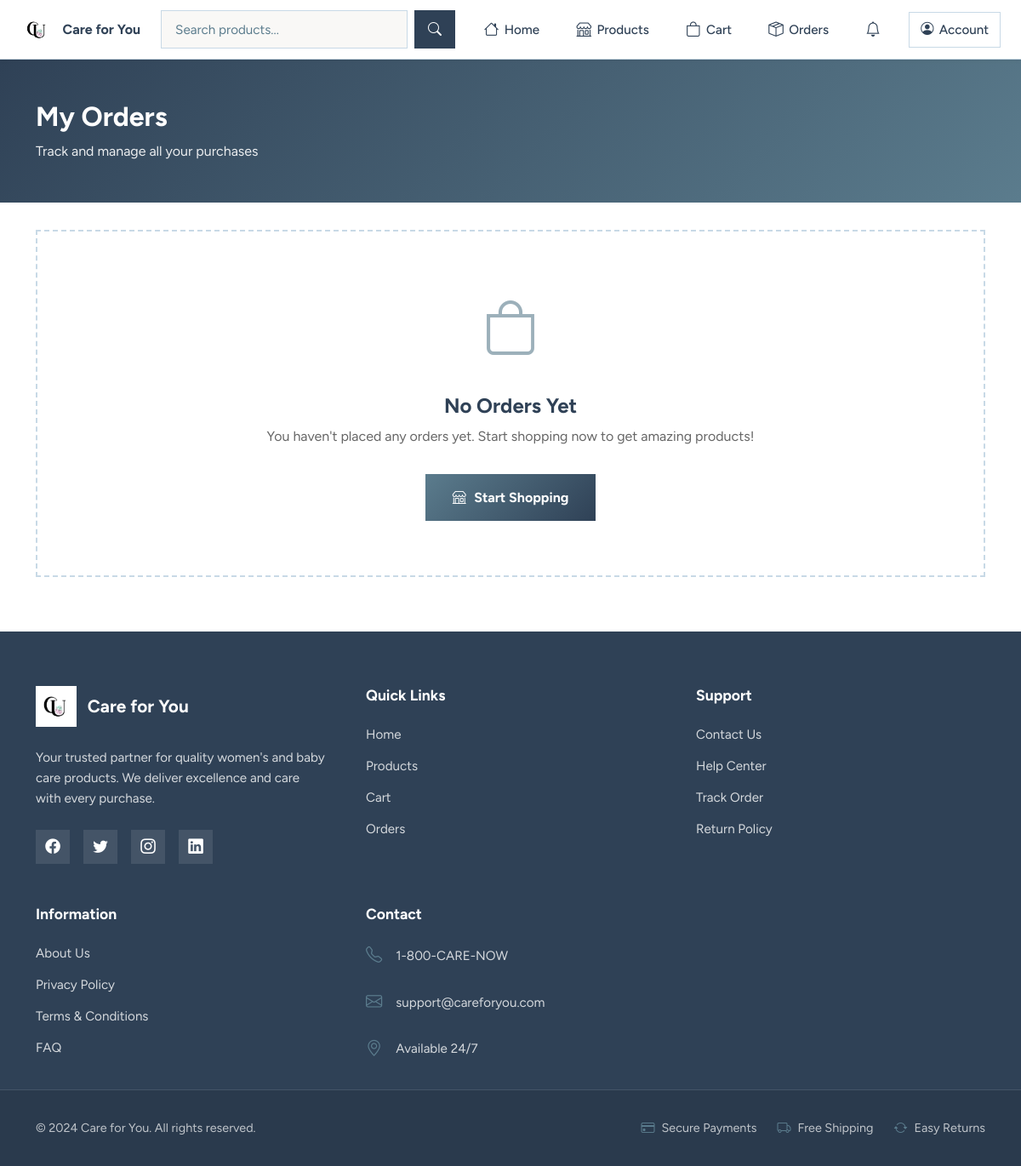
/orders/ (signed in), run on an earlier commit of the app's database.
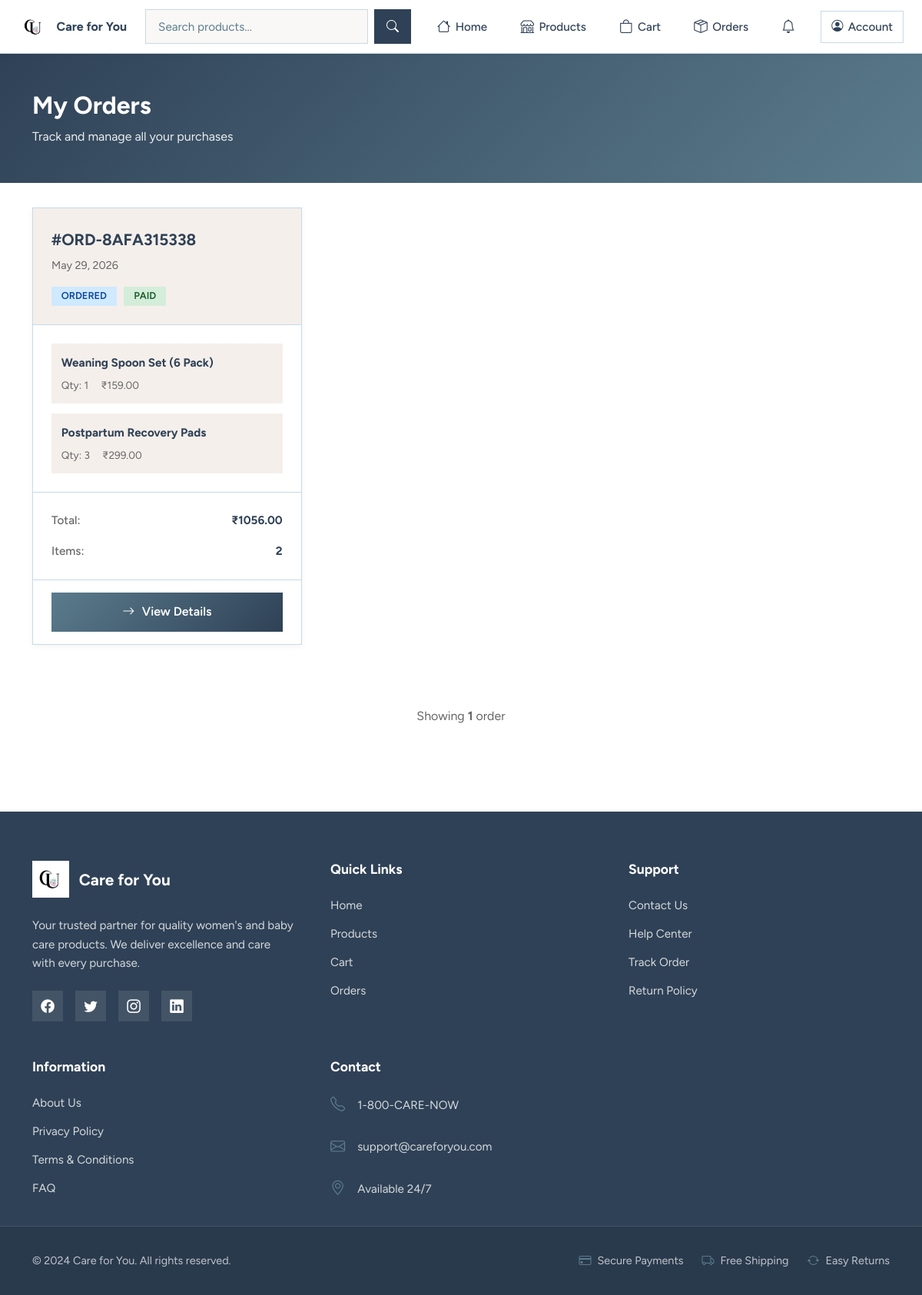
And on a later commit of the database.
### apps/orders/models.py (models this page shows, shortened)
class Order(models.Model):
    STATUS_CHOICES = [
        ("created", "Created"),
        ("ordered", "Ordered"),
        ("packed", "Packed"),
        ("shipped", "Shipped"),
        ("out_for_delivery", "Out for Delivery"),
        ("delivered", "Delivered"),
        ("cancelled", "Cancelled"),
    ]
    PAYMENT_STATUS_CHOICES = [
        ("pending", "Pending"),
        ("success", "Success"),
        ("failed", "Failed"),
    ]
    user = models.ForeignKey(User, on_delete=models.CASCADE, related_name="orders")
    order_id = models.CharField(max_length=20, unique=True, editable=False)
    shipping_address = models.TextField(blank=True)
    total_amount = models.DecimalField(max_digits=10, decimal_places=2, default=0)
    status = models.CharField(max_length=20, choices=STATUS_CHOICES, default="created")
    payment_status = models.CharField(max_length=20, choices=PAYMENT_STATUS_CHOICES, default="pending")
    created_at = models.DateTimeField(auto_now_add=True)
    updated_at = models.DateTimeField(auto_now=True)
    cancelled_at = models.DateTimeField(null=True, blank=True)
    class Meta:
        ordering = ["-created_at"]

class OrderItem(models.Model):
    order = models.ForeignKey(Order, on_delete=models.CASCADE, related_name="items")
    product = models.ForeignKey(Product, on_delete=models.PROTECT)
    quantity = models.PositiveIntegerField(default=1)
    price = models.DecimalField(max_digits=10, decimal_places=2)

### apps/products/models.py (models this page shows, shortened)
class Product(models.Model):
    AGE_GROUP_CHOICES = [
        ("all", "All Ages"),
        ("0-6", "0-6 months"),
        ("6-12", "6-12 months"),
        ("1-3", "1-3 years"),
        ("3+", "3+ years"),
        ("mother", "Mother Care"),
    ]
    name = models.CharField(max_length=150)
    category = models.ForeignKey(Category, on_delete=models.PROTECT, related_name="products")
    price = models.DecimalField(max_digits=10, decimal_places=2)
    description = models.TextField()
    image = models.ImageField(upload_to="products/", blank=True, null=True)
    stock = models.PositiveIntegerField(default=0)
    baby_age_group = models.CharField(max_length=10, choices=AGE_GROUP_CHOICES, default="all")
    is_active = models.BooleanField(default=True)
    created_at = models.DateTimeField(auto_now_add=True)
    class Meta:
        ordering = ["-created_at"]

### apps/orders/views.py (the view)
# urls.py: path("", OrderListView.as_view(), name="list"),
class OrderListView(LoginRequiredMixin, ListView):
    model = Order
    template_name = "orders/order_list.html"
    context_object_name = "orders"
    def get_queryset(self):
        return Order.objects.filter(
            user=self.request.user,
            payment_status="success",
        ).prefetch_related("items")

### apps/accounts/authentication.py (called while the page is built)
    def get_user(self, user_id):
        try:
            return User.objects.get(pk=user_id)
        except User.DoesNotExist:
            return None

### apps/notifications_app/templatetags/notification_filters.py (called while the page is built)
@register.filter
def unread_count(user):
    if user and user.is_authenticated:
        return user.notifications.filter(is_read=False).count()
    return 0

### templates/orders/order_list.html (shortened to what this page needs)
{% extends 'base.html' %}
{% block content %}
<div class="orders-header">
    <div class="container-lg">
        <h1 class="orders-title">My Orders</h1>
        <p class="orders-subtitle">Track and manage all your purchases</p>
    </div>
</div>
<div class="container-lg orders-container">
    {% if orders %}
        <div class="orders-grid">
            {% for order in orders %}
            <div class="order-card">
                <div class="order-header">
                    <div class="order-id-section">
                        <div class="order-id">#{{ order.order_id }}</div>
                        <div class="order-date">{{ order.created_at|date:"M d, Y" }}</div>
                    </div>
                    <div class="order-badges">
                        <span class="badge badge-status {% if order.status == 'pending' %}badge-pending{% elif order.status == 'cancelled' %}badge-cancelled{% elif order.status == 'ordered' %}badge-ordered{% elif order.status == 'packed' %}badge-packed{% elif order.status == 'shipped' %}badge-shipped{% elif order.status == 'out_for_delivery' %}badge-out-for-delivery{% else %}badge-delivered{% endif %}">
                            {{ order.get_status_display }}
                        </span>
                        <span class="badge badge-payment {% if order.payment_status == 'pending' %}badge-payment-pending{% else %}badge-payment-success{% endif %}">
                            {% if order.get_payment_status_display == 'Pending' %}
                                Unpaid
                            {% else %}
                                Paid
                            {% endif %}
                        </span>
                    </div>
                </div>
                <div class="order-items-preview">
                    {% with items=order.items.all|slice:":2" %}
                        {% for item in items %}
                        <div class="preview-item">
                            <strong>{{ item.product.name }}</strong>
                            <div class="preview-meta">
                                <span>Qty: {{ item.quantity }}</span>
                                <span>₹{{ item.price }}</span>
                            </div>
                        </div>
                        {% endfor %}
                    {% endwith %}
                </div>
                <div class="order-details">
                    <div class="detail-row">
                        <span class="detail-label">Total:</span>
                        <span class="detail-value">₹{{ order.total_amount }}</span>
                    </div>
                    <div class="detail-row">
                        <span class="detail-label">Items:</span>
                        <span class="detail-value">{{ order.items.count }}</span>
                    </div>
                </div>
                <div class="order-footer">
                    <a href="{% url 'orders:detail' order.id %}" class="btn-track">
                        <i class="bi bi-arrow-right"></i> View Details
                    </a>
                </div>
            </div>
            {% endfor %}
        </div>
        <div class="orders-info">
            <p>Showing <strong>{{ orders.count }}</strong> order{% if orders.count != 1 %}s{% endif %}</p>
        </div>
    {% else %}
        <div class="empty-state">
            <div class="empty-icon">
                <i class="bi bi-bag"></i>
            </div>
            <h2>No Orders Yet</h2>
            <p>You haven't placed any orders yet. Start shopping now to get amazing products!</p>
            <a href="/" class="btn-start-shopping">
                <i class="bi bi-shop"></i> Start Shopping
            </a>
        </div>
    {% endif %}
</div>
{% endblock %}

What changed in the data, as far as the page shows it:
added Order: order_id "ORD-8AFA315338", created_at "May 29, 2026", status "ORDERED", payment_status "PAID", total_amount "1056.00", items.count "2"
added OrderItem: product.name "Weaning Spoon Set (6 Pack)", quantity "1", price "159.00"
added OrderItem: product.name "Postpartum Recovery Pads", quantity "3", price "299.00"
Also different on the page:
{{ orders.count }}: (not shown) → "1"
text no longer shown: "No Orders Yet You haven't placed any orders yet. Start shopping now to get amazing products! Start Shopping"
text now shown: "Showing order"
